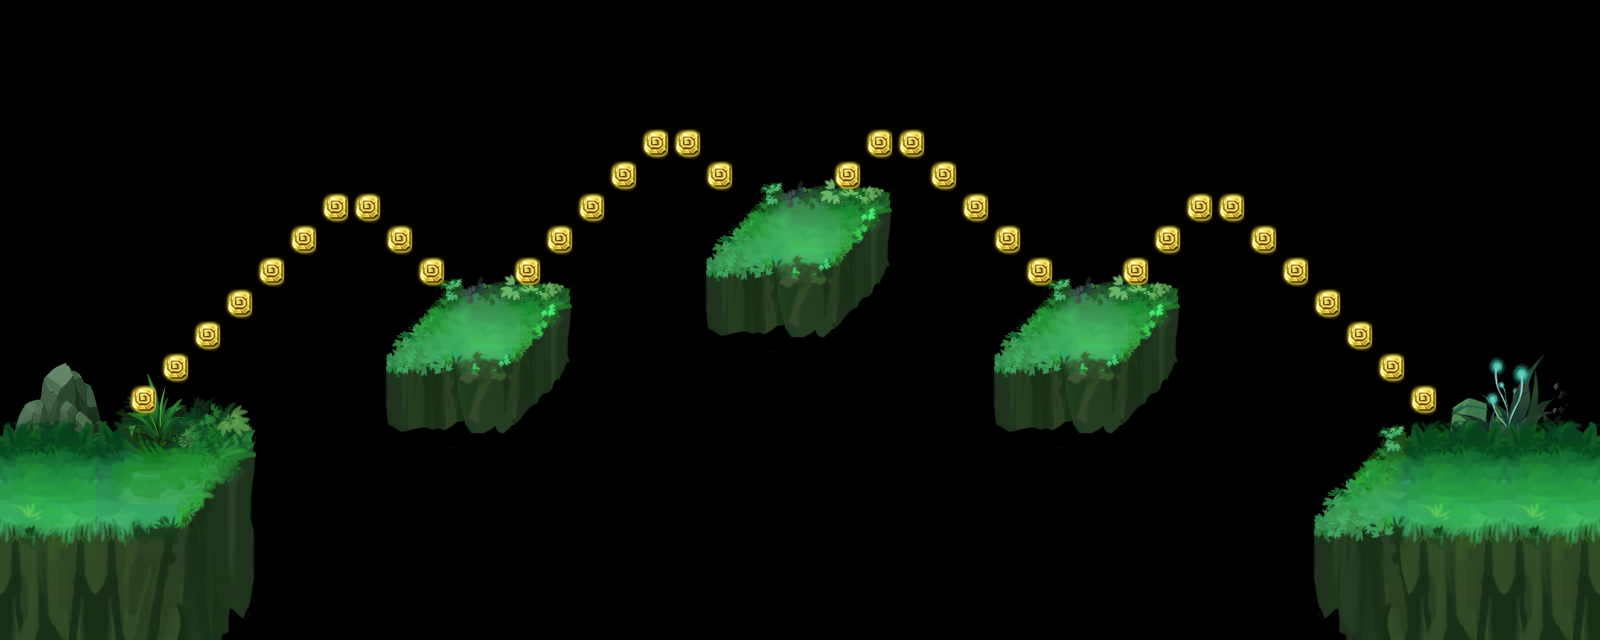

Below is a game level as drawn by its tile map, then a one-line description and the .tmx that defines it (tile-layer data replaced by summaries):
An orthogonal 50x20 tile map with 32x32 px tiles, 5 tile layers (root_2, root_1, rock_2, rock_1, ...), 5 tilesets and 6 objects.

<map version="1.0" orientation="orthogonal" renderorder="right-down" width="50" height="20" tilewidth="32" tileheight="32">
 <tileset firstgid="1" source="caodi.tsx" />
 <tileset firstgid="49" source="gold.tsx" />
 <tileset firstgid="52" source="map1.tsx" />
 <tileset firstgid="1014" source="zhangai3.tsx" />
 <tileset firstgid="1278" source="zhongdian.tsx" />
 <layer name="root_2" width="50" height="20">
  <data>[1000 cells, 32 non-empty, 32 distinct tile ids]</data>
 </layer>
 <layer name="root_1" width="50" height="20">
  <data>[1000 cells, 126 non-empty, 84 distinct tile ids]</data>
 </layer>
 <layer name="rock_2" width="50" height="20">
  <data>[1000 cells, 108 non-empty, 36 distinct tile ids]</data>
 </layer>
 <layer name="rock_1" width="50" height="20">
  <data>[1000 cells, 0 non-empty, 0 distinct tile ids]</data>
 </layer>
 <layer name="jewel" width="50" height="20">
  <data>[1000 cells, 34 non-empty, 1 distinct tile ids]</data>
 </layer>
 <objectgroup name="enemy_1">
  <object x="482.667" y="320">
   <ellipse />
  </object>
  <object x="805.333" y="224">
   <ellipse />
  </object>
  <object x="1097.33" y="320">
   <ellipse />
  </object>
 </objectgroup>
 <objectgroup name="enemy_2">
  <object x="672" y="448">
   <ellipse />
  </object>
  <object x="798.667" y="448">
   <ellipse />
  </object>
  <object x="926.667" y="449.333">
   <ellipse />
  </object>
 </objectgroup>
</map>